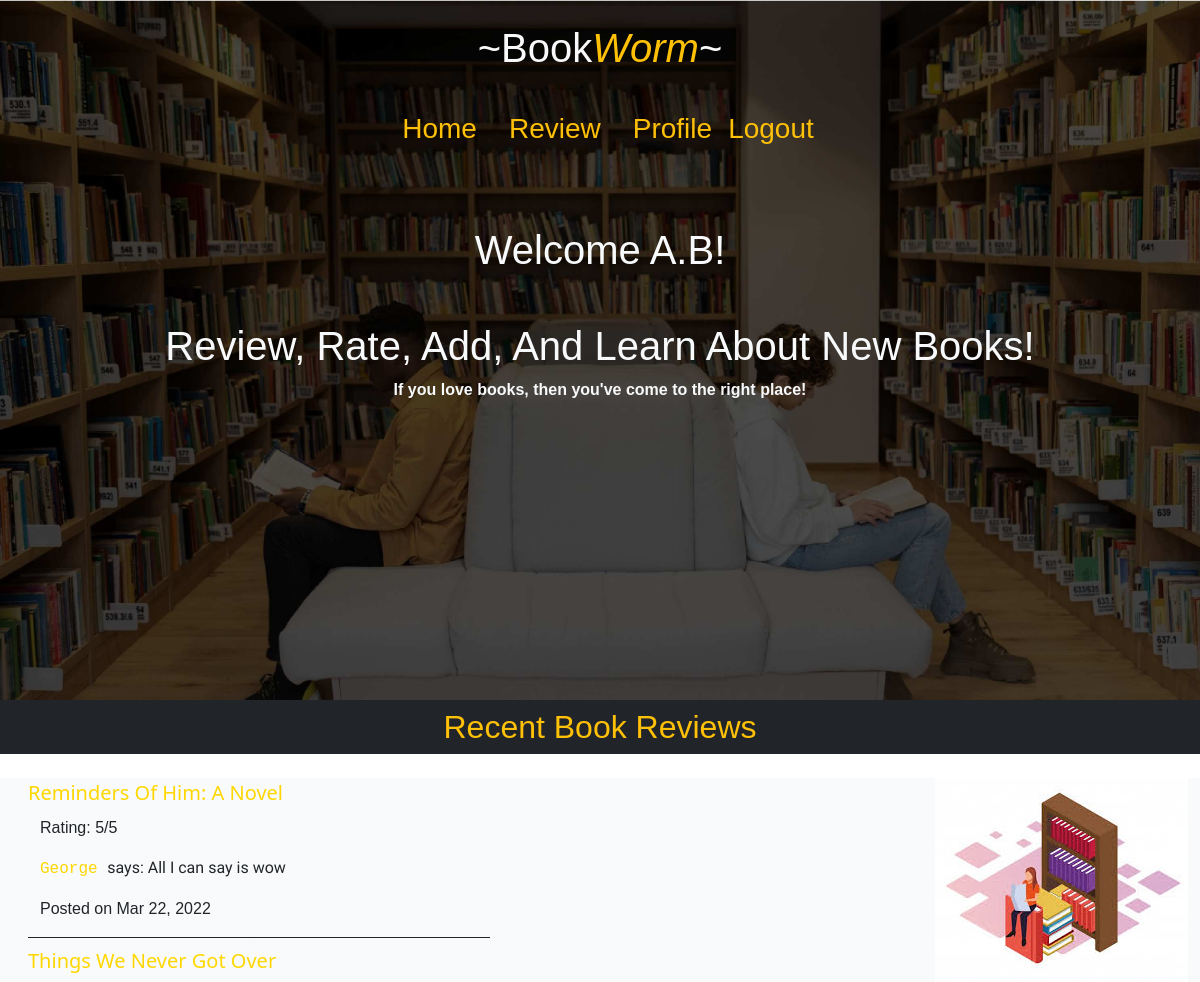
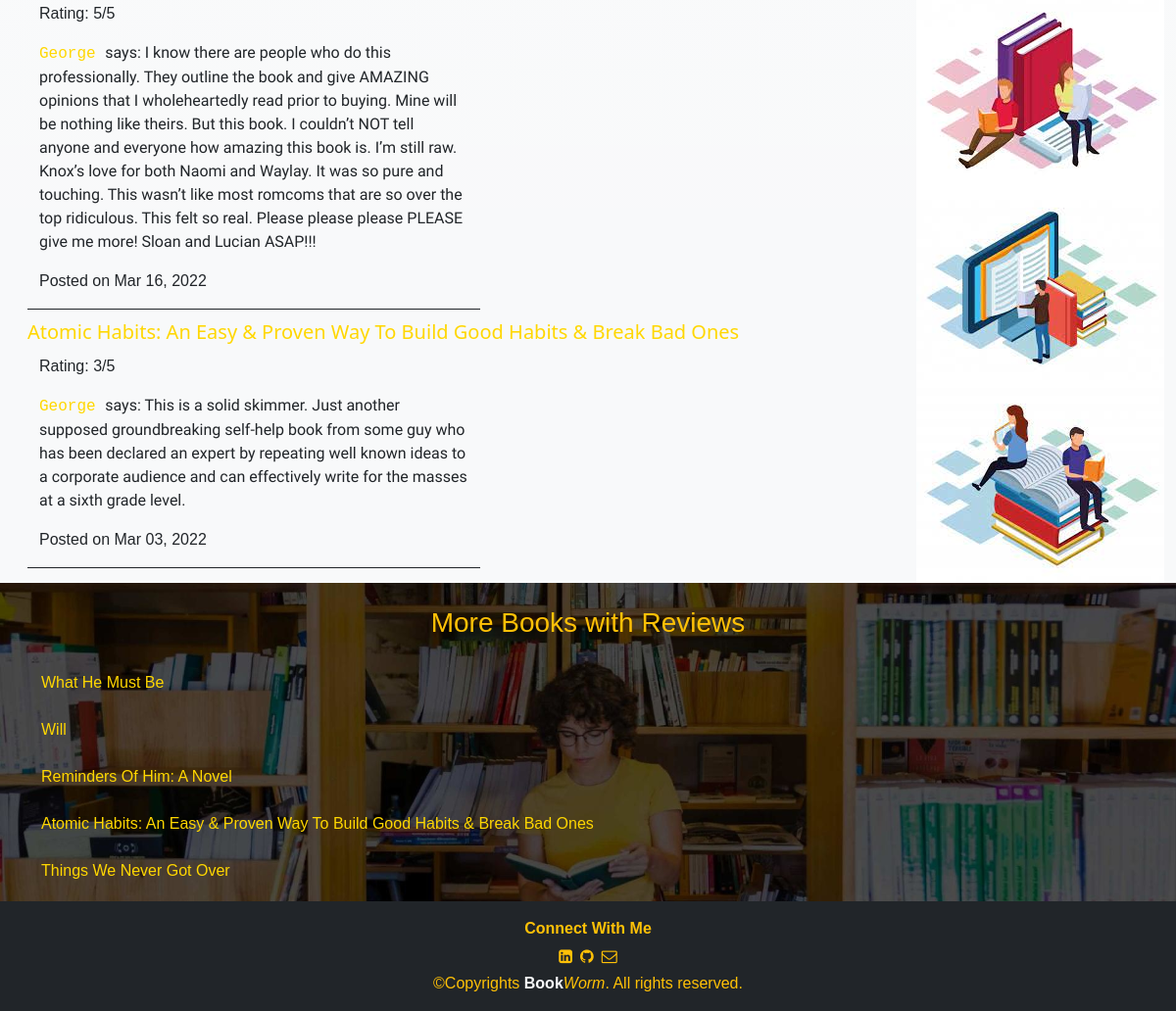
The page /books/ (signed in) on the database its author committed (2 pictures, top to bottom).
### apps/users/models.py (models this page shows)
class User(models.Model):
    name = models.CharField(max_length=255)
    alias = models.CharField(max_length=255)
    email = models.CharField(max_length=255)
    password = models.CharField(max_length=255)
    created_at = models.DateTimeField(auto_now_add=True)
    updated_at = models.DateTimeField(auto_now=True)
    objects = UserManager()

### apps/books/models.py (models this page shows)
class Review(models.Model):
    review = models.TextField()
    rating = models.IntegerField()
    user = models.ForeignKey(User, related_name='book_reviews', on_delete= CASCADE)
    book = models.ForeignKey(Book, related_name='reviews', on_delete=models.CASCADE)
    created_at = models.DateTimeField(auto_now_add=True)
    updated_at = models.DateTimeField(auto_now=True)
    objects = BookManager()

class Book(models.Model):
    title = models.CharField(max_length=255)
    author = models.TextField()
    uploaded_by = models.ForeignKey(User, related_name='uploaded_books', on_delete=models.CASCADE)
    created_at = models.DateTimeField(auto_now_add=True)
    updated_at = models.DateTimeField(auto_now=True)
    objects = BookManager()

### apps/books/views.py (the view)
# urls.py: path('', views.dashboard, name= 'dash'),
def dashboard(request):
    if 'user_id' not in request.session:
        return redirect('/')
    books = Book.objects.all()
    books_with_reviews = []
    for book in books:
        if book.reviews:
            books_with_reviews.append(book)
    context= {
        'reviews': Review.objects.all().order_by('-created_at')[:3],
        'books': books_with_reviews,
        'user': User.objects.get(id = request.session['user_id'])
    }
    return render(request, 'dashboard.html', context)

### apps/books/templates/dashboard.html (shortened to what this page needs)
<!DOCTYPE html>
<html lang="en">
<head>
    {% load static %}
    <link rel="stylesheet" href="{% static 'css/dashboard.css' %}">
    <link href="https://cdn.jsdelivr.net/npm/bootstrap@5.1.3/dist/css/bootstrap.min.css" rel="stylesheet">
    <link rel="stylesheet" href="https://cdnjs.cloudflare.com/ajax/libs/font-awesome/4.7.0/css/font-awesome.min.css">
</head>
<body>
    <div class="container-fluid header">
        <h1 class="text-light  text-center py-4">~Book<i class="text-warning">Worm</i>~</h1>
        <nav class="navbar text-light p-2 mb-5">
            <div class="container-xxl">
                <div class="d-flex justify-content-between m-auto">
                    <h3><a class="link-warning text-decoration-none mx-3" href="/books">Home</a></h3>
                    <h3><a class="link-warning text-decoration-none mx-3" href="/books/add">Review</a></h3>
                    <h3><a class="link-warning text-decoration-none mx-3" href="/{{user.id}}">Profile</a></h3>
                    <h3><a class="link-warning text-decoration-none" href="/logout">Logout</a></h3>
                </div>
        </nav>
        <div class="container pt-3">
            <h1 class="text-center text-light">Welcome {{user.alias}}!</h1>
            <h1 class="text-center text-light mt-5">Review, Rate, Add, And Learn About New Books! </h1>
            <p class="text-center text-light"><strong> If you love books, then you've come to the right place!</strong> </p>
        </div>
    </div>
    <div class="container-fluid bg-dark">
        <h2 class="m-auto text-center py-2 w-50 mb-4 text-warning">Recent Book Reviews</h2>
    </div>
    <div class="recent_reviews container-fluid bg-light bg-gradient">
        <div class="d-flex flex-row justify-content-around">
            <div class="recent_reviews">
                {% for review in reviews %}
                <a class="link fs-5 ms-3 text-decoration-none" href="/books/{{review.book.id}}">{{review.book.title}}</a>
                <div class="container w-50 ms-3 border-bottom border-dark my-2">
                    <p>Rating: {{review.rating}}/5</p>
                    <p class="review"><a class="link text-decoration-none font-monospace" href="/{{review.user.id}}">{{review.user.alias}} </a>says: {{review.review}}</p>
                        <p>Posted on {{review.created_at|date:'M d, Y'}}</p>
                </div>
                {% endfor %}
            </div>
            <div class="d-flex flex-column justify justify-content-between" >
                <img src="../static/img/images-5.jpg" alt="book">
                <img src="../static/img/images-7.jpg" alt="book">
                <img src="../static/img/images-11.jpg" alt="book">
                <img src="../static/img/images-12.jpg" alt="book">
            </div>
        </div>
    </div>
    <div class="container-fluid" style="background-image: url(../static/img/wepik-2022214-125738.jpg); background-repeat: no-repeat; background-size: cover; background-blend-mode: darken; background-position:center;">
        <div class="other_reviews">
            <h3 class="text-center py-4 text-warning">More Books with Reviews</h3>
            <div class="container overflow-auto" style="height: 235px;">
                {% for book in books %}
                    <p class="pb-2"><a class="link text-decoration-none" href="/books/{{book.id}}">{{book.title}}</a></p>
                {% endfor %}
            </div>
        </div>
    </div>
    <footer class="p-3 bg-dark">
        <p class="text-center text-warning mb-0"><strong>Connect With Me</strong></p>
        <div class="d-flex justify-content-center align-items-center">
            <a class="link-warning p-1" href="#">
                <i class="fa fa-linkedin-square" aria-hidden="true"></i>
            </a>
            <a class="link-warning p-1" href="#">
                <i class="fa fa-github" aria-hidden="true"></i>
            </a>
            <a class="link-warning p-1" href="#">
                <i class="fa fa-envelope-o" aria-hidden="true"></i>
            </a>
        </div>
        <p class="text-center text-warning mb-0">&copy;Copyrights <strong class="text-light">Book</strong><i class="text-warning">Worm</i>. All rights reserved.</p>
    </footer>
</body>
</html>

### apps/books/static/css/dashboard.css (style rules this page uses)
.header { background-image: url(../img/wepik-2022229-132042.png); height: 350px; background-repeat: no-repeat; background-size: cover; height: 700px; animation: change 20s infinite ease-in-out; }
h1, h2, h3, p, h5 { font-family:Verdana, Geneva, Tahoma, sans-serif }
.review { font-family: 'Gaegu', cursive; font-family: 'Schoolbell', cursive; }
.link { color: gold; }

### rows shown on the page
User: alias "A.B"
Review: book "Reminders Of Him: A Novel", rating "5", user.alias "George", review "All I can say is wow", created_at "Mar 22, 2022"
Review: book "Things We Never Got Over", rating "5", user.alias "George", review "I know there are people who do this professionally. They outline the book and give AMAZING opinions that I wholeheartedly read prior to buying. Mine will be nothing like theirs. But this book. I couldn’t NOT tell anyone and everyone how amazing this book is. I’m still raw. Knox’s love for both Naomi and Waylay. It was so pure and touching. This wasn’t like most romcoms that are so over the top ridiculous. This felt so real. Please please please PLEASE give me more! Sloan and Lucian ASAP!!!", created_at "Mar 16, 2022"
Review: book "Atomic Habits: An Easy & Proven Way To Build Good Habits & Break Bad Ones", rating "3", user.alias "George", review "This is a solid skimmer. Just another supposed groundbreaking self-help book from some guy who has been declared an expert by repeating well known ideas to a corporate audience and can effectively write for the masses at a sixth grade level.", created_at "Mar 03, 2022"
Book: title "What He Must Be"
Book: title "Will"
Book: title "Reminders Of Him: A Novel"
Book: title "Atomic Habits: An Easy & Proven Way To Build Good Habits & Break Bad Ones"
Book: title "Things We Never Got Over"
